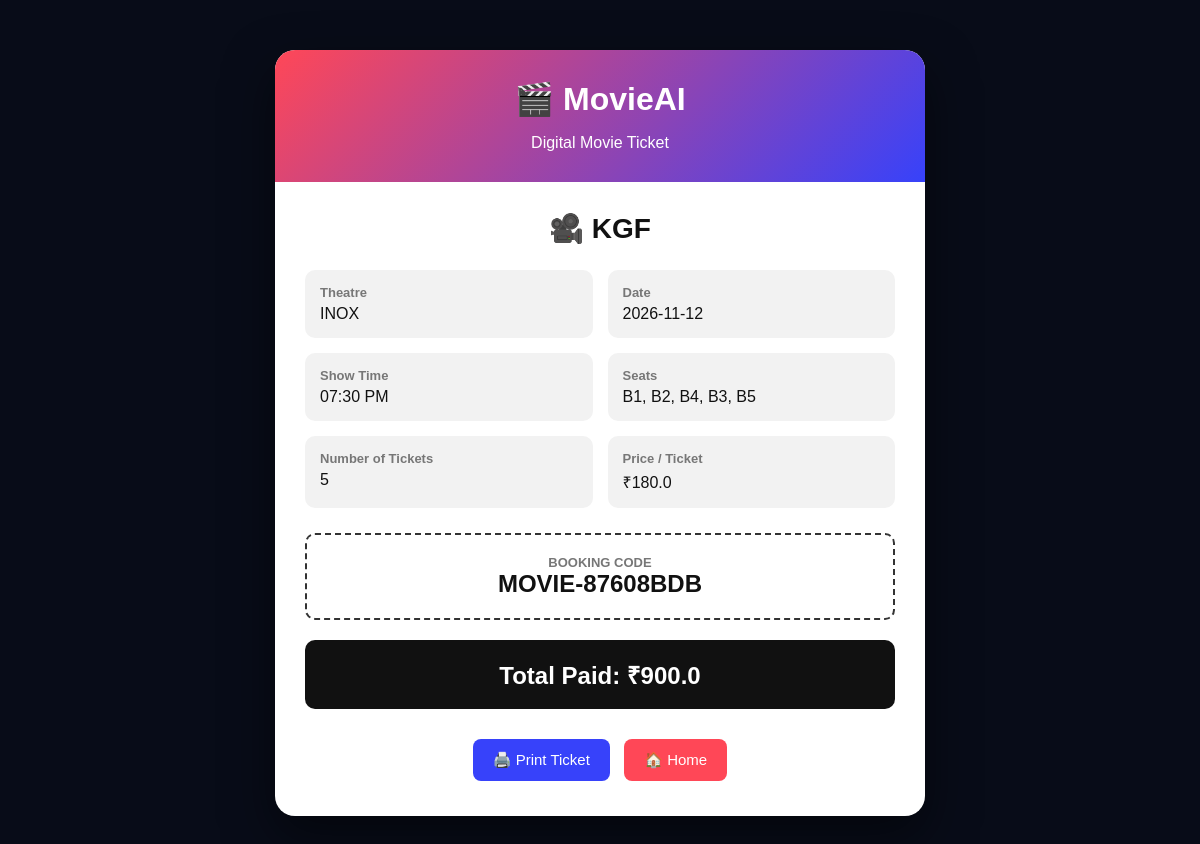
The app's page /ticket/17 (signed in) with its own data.
### tables this page shows
CREATE TABLE bookings (
            id INTEGER PRIMARY KEY AUTOINCREMENT,
            booking_code TEXT UNIQUE NOT NULL,
            username TEXT NOT NULL,
            movie_name TEXT NOT NULL,
            theatre TEXT NOT NULL,
            booking_date TEXT NOT NULL,
            show_time TEXT NOT NULL,
            seats TEXT NOT NULL,
            quantity INTEGER NOT NULL,
            price REAL NOT NULL,
            total REAL NOT NULL,
            created_at TEXT NOT NULL
        , status TEXT DEFAULT 'Confirmed');

### app.py (the view)
@app.route(
    "/ticket/<int:booking_id>"
)
@login_required
def ticket_page(booking_id):
    connection = get_db()
    booking = connection.execute("""
        SELECT *
        FROM bookings
        WHERE id = ?
        AND username = ?
    """, (
        booking_id,
        session["username"]
    )).fetchone()
    connection.close()
    if not booking:
        return redirect(
            url_for(
                "bookings_page"
            )
        )
    return render_template(
        "ticket.html",
        booking=dict(booking)
    )

### app.py (called while the page is built)
def get_db():
    connection = sqlite3.connect(
        DATABASE,
        timeout=10
    )
    connection.row_factory = sqlite3.Row
    return connection

def login_required(function):
    @wraps(function)
    def wrapper(
        *args,
        **kwargs
    ):
        if "username" not in session:
            return redirect(
                url_for("login")
            )
        return function(
            *args,
            **kwargs
        )
    return wrapper

### templates/ticket.html (shortened to what this page needs)
<!DOCTYPE html>
<html lang="en">
<head>
</head>
<body>
<div class="page">
    <div class="ticket">
        <div class="ticket-top">
            <h1>🎬 MovieAI</h1>
            <p>
                Digital Movie Ticket
            </p>
        </div>
        <div class="ticket-body">
            <div class="movie-title">
                🎥 {{ booking.movie_name }}
            </div>
            <div class="details">
                <div class="detail">
                    <strong>Theatre</strong>
                    {{ booking.theatre }}
                </div>
                <div class="detail">
                    <strong>Date</strong>
                    {{ booking.booking_date }}
                </div>
                <div class="detail">
                    <strong>Show Time</strong>
                    {{ booking.show_time }}
                </div>
                <div class="detail">
                    <strong>Seats</strong>
                    {{ booking.seats }}
                </div>
                <div class="detail">
                    <strong>Number of Tickets</strong>
                    {{ booking.quantity }}
                </div>
                <div class="detail">
                    <strong>Price / Ticket</strong>
                    ₹{{ booking.price }}
                </div>
            </div>
            <div class="booking-id">
                <strong>BOOKING CODE</strong>
                <span>
                    {{ booking.booking_code }}
                </span>
            </div>
            <div class="total">
                Total Paid: ₹{{ booking.total }}
            </div>
            <div class="actions">
                <button onclick="window.print()">
                    🖨️ Print Ticket
                </button>
                <a href="{{ url_for('home') }}"
                   class="home-btn">
                    🏠 Home
                </a>
            </div>
        </div>
    </div>
</div>
</body>
</html>

### templates/ticket.html (style rules this page uses)
body { margin: 0; font-family: Arial, sans-serif; background: #080c18; color: white; }
.page { width: 90%; max-width: 650px; margin: 50px auto; }
.ticket { background: white; color: #111; border-radius: 20px; overflow: hidden; box-shadow: 0 20px 50px rgba(0,0,0,0.5); }
.ticket-top { background: linear-gradient(135deg, #ff4757, #3742fa); color: white; padding: 30px; text-align: center; }
.ticket-top h1 { margin: 0; font-size: 32px; }
.ticket-top p { margin-bottom: 0; }
.ticket-body { padding: 30px; }
.movie-title { text-align: center; font-size: 28px; font-weight: bold; margin-bottom: 25px; }
.details { display: grid; grid-template-columns: 1fr 1fr; gap: 15px; }
.detail { background: #f2f2f2; padding: 15px; border-radius: 10px; }
.detail strong { display: block; color: #777; font-size: 13px; margin-bottom: 5px; }
.booking-id { margin-top: 25px; padding: 20px; border: 2px dashed #333; text-align: center; border-radius: 10px; }
.booking-id strong { display: block; font-size: 13px; color: #777; }
.booking-id span { font-size: 24px; font-weight: bold; }
.total { margin-top: 20px; padding: 18px; background: #111; color: white; text-align: center; border-radius: 10px; font-size: 24px; font-weight: bold; }
.actions { text-align: center; margin-top: 25px; }
button, .home-btn { border: none; padding: 12px 20px; margin: 5px; border-radius: 8px; cursor: pointer; text-decoration: none; display: inline-block; font-size: 15px; }
button { background: #3742fa; color: white; }
.home-btn { background: #ff4757; color: white; }

### records on screen
bookings: movie_name "KGF", theatre "INOX", booking_date "2026-11-12", show_time "07:30 PM", seats "B1, B2, B4, B3, B5", quantity "5", price "180.0", booking_code "MOVIE-87608BDB", total "900.0"
